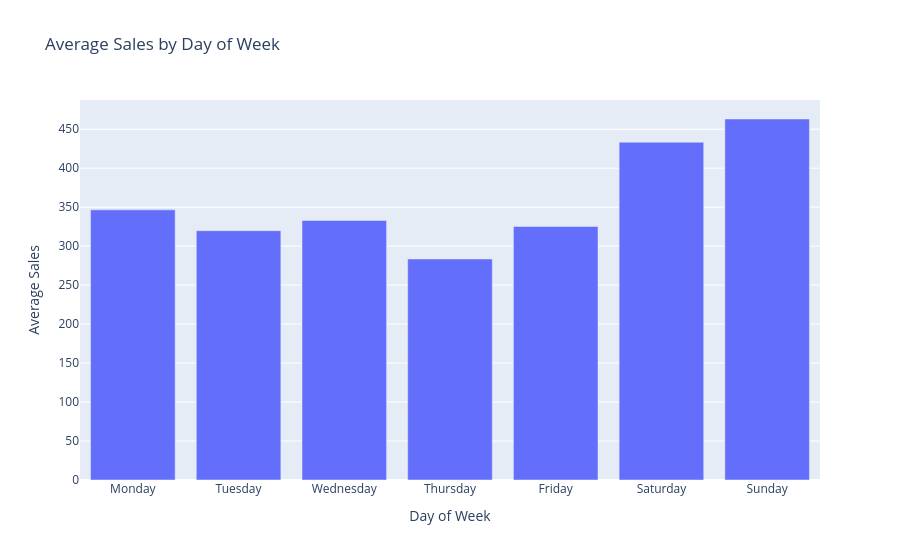

This figure's notebook cell:
### Code cell
# Day of week pattern
dow_sales = df_train.groupby('dayofweek')['sales'].mean()
dow_names = ['Monday', 'Tuesday', 'Wednesday', 'Thursday', 'Friday', 'Saturday', 'Sunday']
fig = px.bar(x=dow_names, y=dow_sales.values, 
             title='Average Sales by Day of Week', labels={'x': 'Day of Week', 'y': 'Average Sales'})
fig.show()

### Figure 1 — Plotly figure (JSON) as saved in the notebook; plotly's stock layout.template omitted (floating-point values rounded to 4 significant figures)
{"data": [{"hovertemplate": "Day of Week=%{x}<br>Average Sales=%{y}<extra></extra>", "legendgroup": "", "marker": {"color": "#636efa", "pattern": {"shape": ""}}, "name": "", "orientation": "v", "showlegend": false, "textposition": "auto", "type": "bar", "x": ["Monday", "Tuesday", "Wednesday", "Thursday", "Friday", "Saturday", "Sunday"], "xaxis": "x", "y": [346.5, 319.8, 332.9, 283.5, 325.2, 433.3, 463.1], "yaxis": "y"}], "layout": {"barmode": "relative", "legend": {"tracegroupgap": 0}, "title": {"text": "Average Sales by Day of Week"}, "xaxis": {"anchor": "y", "domain": [0, 1], "title": {"text": "Day of Week"}}, "yaxis": {"anchor": "x", "domain": [0, 1], "title": {"text": "Average Sales"}}}}
